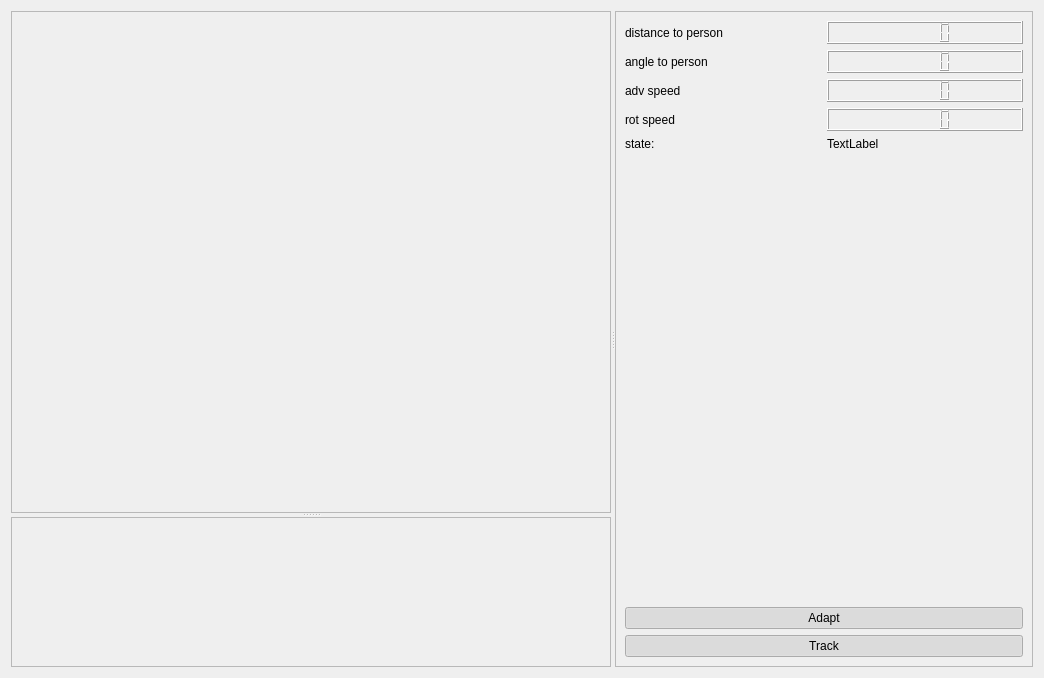
<?xml version="1.0" encoding="UTF-8"?>
<ui version="4.0">
 <class>guiDlg</class>
 <widget class="QWidget" name="guiDlg">
  <property name="geometry">
   <rect>
    <x>0</x>
    <y>0</y>
    <width>1044</width>
    <height>678</height>
   </rect>
  </property>
  <property name="windowTitle">
   <string>Person Tracker</string>
  </property>
  <layout class="QVBoxLayout" name="verticalLayout_2">
   <item>
    <widget class="QSplitter" name="splitter_2">
     <property name="orientation">
      <enum>Qt::Horizontal</enum>
     </property>
     <widget class="QSplitter" name="splitter">
      <property name="orientation">
       <enum>Qt::Vertical</enum>
      </property>
      <widget class="QFrame" name="frame">
       <property name="sizePolicy">
        <sizepolicy hsizetype="Expanding" vsizetype="Preferred">
         <horstretch>0</horstretch>
         <verstretch>0</verstretch>
        </sizepolicy>
       </property>
       <property name="minimumSize">
        <size>
         <width>600</width>
         <height>0</height>
        </size>
       </property>
       <property name="frameShape">
        <enum>QFrame::StyledPanel</enum>
       </property>
       <property name="frameShadow">
        <enum>QFrame::Raised</enum>
       </property>
      </widget>
      <widget class="QFrame" name="frame_dist">
       <property name="maximumSize">
        <size>
         <width>16777215</width>
         <height>150</height>
        </size>
       </property>
       <property name="frameShape">
        <enum>QFrame::StyledPanel</enum>
       </property>
       <property name="frameShadow">
        <enum>QFrame::Raised</enum>
       </property>
      </widget>
     </widget>
     <widget class="QFrame" name="frame_2">
      <property name="sizePolicy">
       <sizepolicy hsizetype="Minimum" vsizetype="Preferred">
        <horstretch>0</horstretch>
        <verstretch>0</verstretch>
       </sizepolicy>
      </property>
      <property name="frameShape">
       <enum>QFrame::StyledPanel</enum>
      </property>
      <property name="frameShadow">
       <enum>QFrame::Raised</enum>
      </property>
      <layout class="QVBoxLayout" name="verticalLayout_3">
       <item>
        <layout class="QVBoxLayout" name="verticalLayout_4">
         <property name="sizeConstraint">
          <enum>QLayout::SetMinimumSize</enum>
         </property>
         <item>
          <layout class="QHBoxLayout" name="horizontalLayout_2">
           <item>
            <widget class="QLabel" name="label">
             <property name="text">
              <string>distance to person</string>
             </property>
            </widget>
           </item>
           <item>
            <widget class="QLCDNumber" name="lcdNumber_dist_to_person">
             <property name="font">
              <font>
               <weight>75</weight>
               <bold>true</bold>
              </font>
             </property>
            </widget>
           </item>
          </layout>
         </item>
         <item>
          <layout class="QHBoxLayout" name="horizontalLayout_3">
           <item>
            <widget class="QLabel" name="label_2">
             <property name="text">
              <string>angle to person</string>
             </property>
            </widget>
           </item>
           <item>
            <widget class="QLCDNumber" name="lcdNumber_angle_to_person">
             <property name="font">
              <font>
               <weight>75</weight>
               <bold>true</bold>
              </font>
             </property>
            </widget>
           </item>
          </layout>
         </item>
         <item>
          <layout class="QHBoxLayout" name="horizontalLayout_4">
           <item>
            <widget class="QLabel" name="label_4">
             <property name="text">
              <string>adv speed</string>
             </property>
            </widget>
           </item>
           <item>
            <widget class="QLCDNumber" name="lcdNumber_adv"/>
           </item>
          </layout>
         </item>
         <item>
          <layout class="QHBoxLayout" name="horizontalLayout_5">
           <item>
            <widget class="QLabel" name="label_5">
             <property name="text">
              <string>rot speed</string>
             </property>
            </widget>
           </item>
           <item>
            <widget class="QLCDNumber" name="lcdNumber_rot"/>
           </item>
          </layout>
         </item>
         <item>
          <layout class="QHBoxLayout" name="horizontalLayout">
           <item>
            <widget class="QLabel" name="label_state_name">
             <property name="text">
              <string>state:</string>
             </property>
            </widget>
           </item>
           <item>
            <widget class="QLabel" name="label_state">
             <property name="text">
              <string>TextLabel</string>
             </property>
            </widget>
           </item>
          </layout>
         </item>
         <item>
          <layout class="QHBoxLayout" name="horizontalLayout_8"/>
         </item>
         <item>
          <spacer name="verticalSpacer">
           <property name="orientation">
            <enum>Qt::Vertical</enum>
           </property>
           <property name="sizeHint" stdset="0">
            <size>
             <width>20</width>
             <height>40</height>
            </size>
           </property>
          </spacer>
         </item>
         <item>
          <layout class="QVBoxLayout" name="verticalLayout">
           <item>
            <layout class="QHBoxLayout" name="horizontalLayout_7"/>
           </item>
          </layout>
         </item>
         <item>
          <widget class="QPushButton" name="pushButton_adapt">
           <property name="text">
            <string>Adapt</string>
           </property>
           <property name="checkable">
            <bool>true</bool>
           </property>
           <property name="checked">
            <bool>true</bool>
           </property>
          </widget>
         </item>
         <item>
          <widget class="QPushButton" name="pushButton_stop">
           <property name="text">
            <string>Track</string>
           </property>
           <property name="checkable">
            <bool>true</bool>
           </property>
           <property name="checked">
            <bool>true</bool>
           </property>
          </widget>
         </item>
        </layout>
       </item>
      </layout>
     </widget>
    </widget>
   </item>
  </layout>
 </widget>
 <resources/>
 <connections/>
</ui>
